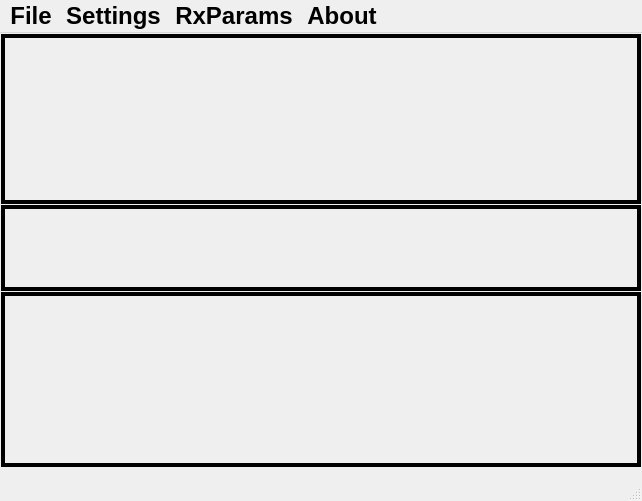
<?xml version="1.0" encoding="UTF-8"?>
<ui version="4.0">
 <class>LinPSK</class>
 <widget class="QMainWindow" name="LinPSK">
  <property name="geometry">
   <rect>
    <x>0</x>
    <y>0</y>
    <width>642</width>
    <height>492</height>
   </rect>
  </property>
  <property name="windowTitle">
   <string>MainWindow</string>
  </property>
  <property name="windowIcon">
   <iconset resource="../src/application.qrc">
    <normaloff>:/images/linpsk.png</normaloff>:/images/linpsk.png</iconset>
  </property>
  <widget class="QWidget" name="centralwidget">
   <layout class="QGridLayout" name="gridLayout">
    <property name="leftMargin">
     <number>1</number>
    </property>
    <property name="topMargin">
     <number>1</number>
    </property>
    <property name="rightMargin">
     <number>1</number>
    </property>
    <property name="bottomMargin">
     <number>1</number>
    </property>
    <property name="horizontalSpacing">
     <number>0</number>
    </property>
    <property name="verticalSpacing">
     <number>1</number>
    </property>
    <item row="1" column="0">
     <widget class="CTxDisplay" name="TxDisplay">
      <property name="sizePolicy">
       <sizepolicy hsizetype="Preferred" vsizetype="Preferred">
        <horstretch>1</horstretch>
        <verstretch>1</verstretch>
       </sizepolicy>
      </property>
      <property name="minimumSize">
       <size>
        <width>0</width>
        <height>86</height>
       </size>
      </property>
      <property name="sizeIncrement">
       <size>
        <width>10</width>
        <height>10</height>
       </size>
      </property>
      <property name="frameShape">
       <enum>QFrame::Box</enum>
      </property>
      <property name="frameShadow">
       <enum>QFrame::Plain</enum>
      </property>
      <property name="lineWidth">
       <number>4</number>
      </property>
     </widget>
    </item>
    <item row="2" column="0">
     <widget class="ControlPanel" name="Control">
      <property name="sizePolicy">
       <sizepolicy hsizetype="Preferred" vsizetype="Preferred">
        <horstretch>1</horstretch>
        <verstretch>2</verstretch>
       </sizepolicy>
      </property>
      <property name="minimumSize">
       <size>
        <width>0</width>
        <height>175</height>
       </size>
      </property>
      <property name="sizeIncrement">
       <size>
        <width>10</width>
        <height>15</height>
       </size>
      </property>
      <property name="frameShape">
       <enum>QFrame::Box</enum>
      </property>
      <property name="frameShadow">
       <enum>QFrame::Plain</enum>
      </property>
      <property name="lineWidth">
       <number>4</number>
      </property>
     </widget>
    </item>
    <item row="0" column="0">
     <widget class="CRxDisplay" name="RxDisplay">
      <property name="sizePolicy">
       <sizepolicy hsizetype="Preferred" vsizetype="Preferred">
        <horstretch>1</horstretch>
        <verstretch>2</verstretch>
       </sizepolicy>
      </property>
      <property name="minimumSize">
       <size>
        <width>0</width>
        <height>170</height>
       </size>
      </property>
      <property name="sizeIncrement">
       <size>
        <width>10</width>
        <height>15</height>
       </size>
      </property>
      <property name="frameShape">
       <enum>QFrame::Panel</enum>
      </property>
      <property name="frameShadow">
       <enum>QFrame::Plain</enum>
      </property>
      <property name="lineWidth">
       <number>4</number>
      </property>
     </widget>
    </item>
   </layout>
  </widget>
  <widget class="QMenuBar" name="menubar">
   <property name="geometry">
    <rect>
     <x>0</x>
     <y>0</y>
     <width>642</width>
     <height>31</height>
    </rect>
   </property>
   <property name="font">
    <font>
     <pointsize>18</pointsize>
     <weight>75</weight>
     <bold>true</bold>
    </font>
   </property>
   <widget class="QMenu" name="menuFile">
    <property name="font">
     <font>
      <pointsize>18</pointsize>
      <weight>75</weight>
      <bold>true</bold>
     </font>
    </property>
    <property name="title">
     <string>File</string>
    </property>
    <addaction name="actionOpen_Demo_File"/>
    <addaction name="actionAdd_Rx_Window"/>
    <addaction name="separator"/>
    <addaction name="actionExit"/>
   </widget>
   <widget class="QMenu" name="menuSettings">
    <property name="font">
     <font>
      <pointsize>18</pointsize>
      <weight>75</weight>
      <bold>true</bold>
     </font>
    </property>
    <property name="title">
     <string>Settings</string>
    </property>
    <widget class="QMenu" name="menuMacro_configuration">
     <property name="title">
      <string>Macro configuration</string>
     </property>
     <addaction name="actionAdd_macro"/>
     <addaction name="actionEdit_macro"/>
     <addaction name="actionDelete_macro"/>
     <addaction name="actionRename_macro"/>
     <addaction name="separator"/>
     <addaction name="actionActivate_deactivate_Macro"/>
    </widget>
    <addaction name="actionGeneral_Settings"/>
    <addaction name="separator"/>
    <addaction name="menuMacro_configuration"/>
    <addaction name="separator"/>
    <addaction name="actionFont_settings"/>
    <addaction name="actionColor_settings"/>
    <addaction name="separator"/>
    <addaction name="actionSave_settings"/>
   </widget>
   <widget class="QMenu" name="menuRxParams">
    <property name="font">
     <font>
      <pointsize>18</pointsize>
      <weight>75</weight>
      <bold>true</bold>
     </font>
    </property>
    <property name="title">
     <string>RxParams</string>
    </property>
    <addaction name="actionChange_Rx_mode"/>
   </widget>
   <widget class="QMenu" name="menuAbout">
    <property name="font">
     <font>
      <pointsize>18</pointsize>
      <weight>75</weight>
      <bold>true</bold>
     </font>
    </property>
    <property name="title">
     <string>About</string>
    </property>
    <addaction name="actionAbout_Linpsk"/>
    <addaction name="actionAbout_Qt"/>
   </widget>
   <addaction name="menuFile"/>
   <addaction name="menuSettings"/>
   <addaction name="menuRxParams"/>
   <addaction name="menuAbout"/>
  </widget>
  <widget class="QStatusBar" name="statusbar">
   <property name="font">
    <font>
     <pointsize>18</pointsize>
     <weight>75</weight>
     <bold>true</bold>
    </font>
   </property>
  </widget>
  <action name="actionAbout_Linpsk">
   <property name="text">
    <string>About Linpsk</string>
   </property>
  </action>
  <action name="actionAbout_Qt">
   <property name="text">
    <string>About Qt</string>
   </property>
  </action>
  <action name="actionOpen_Demo_File">
   <property name="text">
    <string>Open Demo File</string>
   </property>
  </action>
  <action name="actionAdd_Rx_Window">
   <property name="text">
    <string>Add Rx Window</string>
   </property>
  </action>
  <action name="actionExit">
   <property name="text">
    <string>Exit</string>
   </property>
  </action>
  <action name="actionGeneral_Settings">
   <property name="text">
    <string>General Settings</string>
   </property>
  </action>
  <action name="actionAdd_macro">
   <property name="text">
    <string>Add macro</string>
   </property>
  </action>
  <action name="actionEdit_macro">
   <property name="text">
    <string>Edit macro</string>
   </property>
  </action>
  <action name="actionDelete_macro">
   <property name="text">
    <string>Delete macro</string>
   </property>
  </action>
  <action name="actionRename_macro">
   <property name="text">
    <string>Rename macro</string>
   </property>
  </action>
  <action name="actionFont_settings">
   <property name="enabled">
    <bool>true</bool>
   </property>
   <property name="text">
    <string>Font settings</string>
   </property>
  </action>
  <action name="actionColor_settings">
   <property name="text">
    <string>Color settings</string>
   </property>
  </action>
  <action name="actionSave_settings">
   <property name="text">
    <string>Save settings</string>
   </property>
  </action>
  <action name="actionChange_Rx_mode">
   <property name="text">
    <string>Change Rx mode</string>
   </property>
  </action>
  <action name="actionActivate_deactivate_Macro">
   <property name="text">
    <string>Activate/ deactivate Macro</string>
   </property>
  </action>
  <action name="actionRestore_default_font">
   <property name="text">
    <string>Restore default font</string>
   </property>
  </action>
 </widget>
 <customwidgets>
  <customwidget>
   <class>CRxDisplay</class>
   <extends>QFrame</extends>
   <header>crxdisplay.h</header>
   <container>1</container>
   <slots>
    <signal>startPlotting(double*,bool)</signal>
    <signal>new_IMD(float)</signal>
    <signal>newActiveChannel()</signal>
    <signal>record(bool)</signal>
    <signal>setQsoData(QsoData,QString)</signal>
    <slot>setFrequency(double)</slot>
   </slots>
  </customwidget>
  <customwidget>
   <class>CTxDisplay</class>
   <extends>QFrame</extends>
   <header>ctxdisplay.h</header>
   <container>1</container>
   <slots>
    <signal>startRx()</signal>
    <signal>startTx()</signal>
    <signal>abortTx()</signal>
   </slots>
  </customwidget>
  <customwidget>
   <class>ControlPanel</class>
   <extends>QFrame</extends>
   <header>controlpanel.h</header>
   <container>1</container>
   <slots>
    <signal>FrequencyChanged(double)</signal>
    <signal>executeMacro(int)</signal>
    <slot>startPlot(double*,bool)</slot>
    <slot>setQsoData(QsoData,QString)</slot>
   </slots>
  </customwidget>
 </customwidgets>
 <resources>
  <include location="../src/application.qrc"/>
 </resources>
 <connections>
  <connection>
   <sender>actionOpen_Demo_File</sender>
   <signal>triggered()</signal>
   <receiver>LinPSK</receiver>
   <slot>fileOpen()</slot>
   <hints>
    <hint type="sourcelabel">
     <x>-1</x>
     <y>-1</y>
    </hint>
    <hint type="destinationlabel">
     <x>399</x>
     <y>299</y>
    </hint>
   </hints>
  </connection>
  <connection>
   <sender>actionAdd_Rx_Window</sender>
   <signal>triggered()</signal>
   <receiver>LinPSK</receiver>
   <slot>addRxWindow()</slot>
   <hints>
    <hint type="sourcelabel">
     <x>-1</x>
     <y>-1</y>
    </hint>
    <hint type="destinationlabel">
     <x>399</x>
     <y>299</y>
    </hint>
   </hints>
  </connection>
  <connection>
   <sender>actionExit</sender>
   <signal>triggered()</signal>
   <receiver>LinPSK</receiver>
   <slot>Exit()</slot>
   <hints>
    <hint type="sourcelabel">
     <x>-1</x>
     <y>-1</y>
    </hint>
    <hint type="destinationlabel">
     <x>399</x>
     <y>299</y>
    </hint>
   </hints>
  </connection>
  <connection>
   <sender>actionGeneral_Settings</sender>
   <signal>triggered()</signal>
   <receiver>LinPSK</receiver>
   <slot>generalSettings()</slot>
   <hints>
    <hint type="sourcelabel">
     <x>-1</x>
     <y>-1</y>
    </hint>
    <hint type="destinationlabel">
     <x>399</x>
     <y>299</y>
    </hint>
   </hints>
  </connection>
  <connection>
   <sender>actionAdd_macro</sender>
   <signal>triggered()</signal>
   <receiver>LinPSK</receiver>
   <slot>addMacro()</slot>
   <hints>
    <hint type="sourcelabel">
     <x>-1</x>
     <y>-1</y>
    </hint>
    <hint type="destinationlabel">
     <x>399</x>
     <y>299</y>
    </hint>
   </hints>
  </connection>
  <connection>
   <sender>actionEdit_macro</sender>
   <signal>triggered()</signal>
   <receiver>LinPSK</receiver>
   <slot>editMacro()</slot>
   <hints>
    <hint type="sourcelabel">
     <x>-1</x>
     <y>-1</y>
    </hint>
    <hint type="destinationlabel">
     <x>399</x>
     <y>299</y>
    </hint>
   </hints>
  </connection>
  <connection>
   <sender>actionDelete_macro</sender>
   <signal>triggered()</signal>
   <receiver>LinPSK</receiver>
   <slot>deleteMacro()</slot>
   <hints>
    <hint type="sourcelabel">
     <x>-1</x>
     <y>-1</y>
    </hint>
    <hint type="destinationlabel">
     <x>399</x>
     <y>299</y>
    </hint>
   </hints>
  </connection>
  <connection>
   <sender>actionRename_macro</sender>
   <signal>triggered()</signal>
   <receiver>LinPSK</receiver>
   <slot>renameMacro()</slot>
   <hints>
    <hint type="sourcelabel">
     <x>-1</x>
     <y>-1</y>
    </hint>
    <hint type="destinationlabel">
     <x>399</x>
     <y>299</y>
    </hint>
   </hints>
  </connection>
  <connection>
   <sender>actionFont_settings</sender>
   <signal>triggered()</signal>
   <receiver>LinPSK</receiver>
   <slot>FontSetup()</slot>
   <hints>
    <hint type="sourcelabel">
     <x>-1</x>
     <y>-1</y>
    </hint>
    <hint type="destinationlabel">
     <x>399</x>
     <y>299</y>
    </hint>
   </hints>
  </connection>
  <connection>
   <sender>actionColor_settings</sender>
   <signal>triggered()</signal>
   <receiver>LinPSK</receiver>
   <slot>chooseColor()</slot>
   <hints>
    <hint type="sourcelabel">
     <x>-1</x>
     <y>-1</y>
    </hint>
    <hint type="destinationlabel">
     <x>399</x>
     <y>299</y>
    </hint>
   </hints>
  </connection>
  <connection>
   <sender>actionSave_settings</sender>
   <signal>triggered()</signal>
   <receiver>LinPSK</receiver>
   <slot>saveSettings()</slot>
   <hints>
    <hint type="sourcelabel">
     <x>-1</x>
     <y>-1</y>
    </hint>
    <hint type="destinationlabel">
     <x>399</x>
     <y>299</y>
    </hint>
   </hints>
  </connection>
  <connection>
   <sender>actionChange_Rx_mode</sender>
   <signal>triggered()</signal>
   <receiver>LinPSK</receiver>
   <slot>setRxMode()</slot>
   <hints>
    <hint type="sourcelabel">
     <x>-1</x>
     <y>-1</y>
    </hint>
    <hint type="destinationlabel">
     <x>399</x>
     <y>299</y>
    </hint>
   </hints>
  </connection>
  <connection>
   <sender>actionAbout_Linpsk</sender>
   <signal>triggered()</signal>
   <receiver>LinPSK</receiver>
   <slot>helpAbout()</slot>
   <hints>
    <hint type="sourcelabel">
     <x>-1</x>
     <y>-1</y>
    </hint>
    <hint type="destinationlabel">
     <x>399</x>
     <y>299</y>
    </hint>
   </hints>
  </connection>
  <connection>
   <sender>actionAbout_Qt</sender>
   <signal>triggered()</signal>
   <receiver>LinPSK</receiver>
   <slot>helpAboutQt()</slot>
   <hints>
    <hint type="sourcelabel">
     <x>-1</x>
     <y>-1</y>
    </hint>
    <hint type="destinationlabel">
     <x>399</x>
     <y>299</y>
    </hint>
   </hints>
  </connection>
  <connection>
   <sender>RxDisplay</sender>
   <signal>startPlotting(double*,bool)</signal>
   <receiver>Control</receiver>
   <slot>startPlot(double*,bool)</slot>
   <hints>
    <hint type="sourcelabel">
     <x>404</x>
     <y>154</y>
    </hint>
    <hint type="destinationlabel">
     <x>405</x>
     <y>455</y>
    </hint>
   </hints>
  </connection>
  <connection>
   <sender>RxDisplay</sender>
   <signal>new_IMD(float)</signal>
   <receiver>LinPSK</receiver>
   <slot>setIMD(float)</slot>
   <hints>
    <hint type="sourcelabel">
     <x>404</x>
     <y>154</y>
    </hint>
    <hint type="destinationlabel">
     <x>404</x>
     <y>341</y>
    </hint>
   </hints>
  </connection>
  <connection>
   <sender>Control</sender>
   <signal>executeMacro(int)</signal>
   <receiver>LinPSK</receiver>
   <slot>executeMacro(int)</slot>
   <hints>
    <hint type="sourcelabel">
     <x>405</x>
     <y>455</y>
    </hint>
    <hint type="destinationlabel">
     <x>404</x>
     <y>341</y>
    </hint>
   </hints>
  </connection>
  <connection>
   <sender>RxDisplay</sender>
   <signal>newActiveChannel()</signal>
   <receiver>LinPSK</receiver>
   <slot>setChannelParams()</slot>
   <hints>
    <hint type="sourcelabel">
     <x>404</x>
     <y>154</y>
    </hint>
    <hint type="destinationlabel">
     <x>404</x>
     <y>341</y>
    </hint>
   </hints>
  </connection>
  <connection>
   <sender>RxDisplay</sender>
   <signal>setQsoData(QsoData,QString)</signal>
   <receiver>Control</receiver>
   <slot>setQsoData(QsoData,QString)</slot>
   <hints>
    <hint type="sourcelabel">
     <x>404</x>
     <y>154</y>
    </hint>
    <hint type="destinationlabel">
     <x>405</x>
     <y>455</y>
    </hint>
   </hints>
  </connection>
  <connection>
   <sender>TxDisplay</sender>
   <signal>startRx()</signal>
   <receiver>LinPSK</receiver>
   <slot>startRx()</slot>
   <hints>
    <hint type="sourcelabel">
     <x>405</x>
     <y>279</y>
    </hint>
    <hint type="destinationlabel">
     <x>404</x>
     <y>341</y>
    </hint>
   </hints>
  </connection>
  <connection>
   <sender>TxDisplay</sender>
   <signal>startTx()</signal>
   <receiver>LinPSK</receiver>
   <slot>startTx()</slot>
   <hints>
    <hint type="sourcelabel">
     <x>405</x>
     <y>279</y>
    </hint>
    <hint type="destinationlabel">
     <x>404</x>
     <y>341</y>
    </hint>
   </hints>
  </connection>
  <connection>
   <sender>actionActivate_deactivate_Macro</sender>
   <signal>triggered()</signal>
   <receiver>LinPSK</receiver>
   <slot>actdeactMacros()</slot>
   <hints>
    <hint type="sourcelabel">
     <x>-1</x>
     <y>-1</y>
    </hint>
    <hint type="destinationlabel">
     <x>320</x>
     <y>239</y>
    </hint>
   </hints>
  </connection>
  <connection>
   <sender>TxDisplay</sender>
   <signal>abortTx()</signal>
   <receiver>LinPSK</receiver>
   <slot>stopTx()</slot>
   <hints>
    <hint type="sourcelabel">
     <x>320</x>
     <y>236</y>
    </hint>
    <hint type="destinationlabel">
     <x>320</x>
     <y>239</y>
    </hint>
   </hints>
  </connection>
 </connections>
 <slots>
  <slot>fileOpen()</slot>
  <slot>addRxWindow()</slot>
  <slot>Exit()</slot>
  <slot>generalSettings()</slot>
  <slot>addMacro()</slot>
  <slot>editMacro()</slot>
  <slot>deleteMacro()</slot>
  <slot>renameMacro()</slot>
  <slot>FontSetup()</slot>
  <slot>chooseColor()</slot>
  <slot>saveSettings()</slot>
  <slot>setRxMode()</slot>
  <slot>helpAbout()</slot>
  <slot>helpAboutQt()</slot>
  <slot>setIMD(float)</slot>
  <slot>executeMacro(int)</slot>
  <slot>setChannelParams()</slot>
  <slot>recording(bool)</slot>
  <slot>startRx()</slot>
  <slot>startTx()</slot>
  <slot>actdeactMacros()</slot>
  <slot>stopTx()</slot>
 </slots>
</ui>
